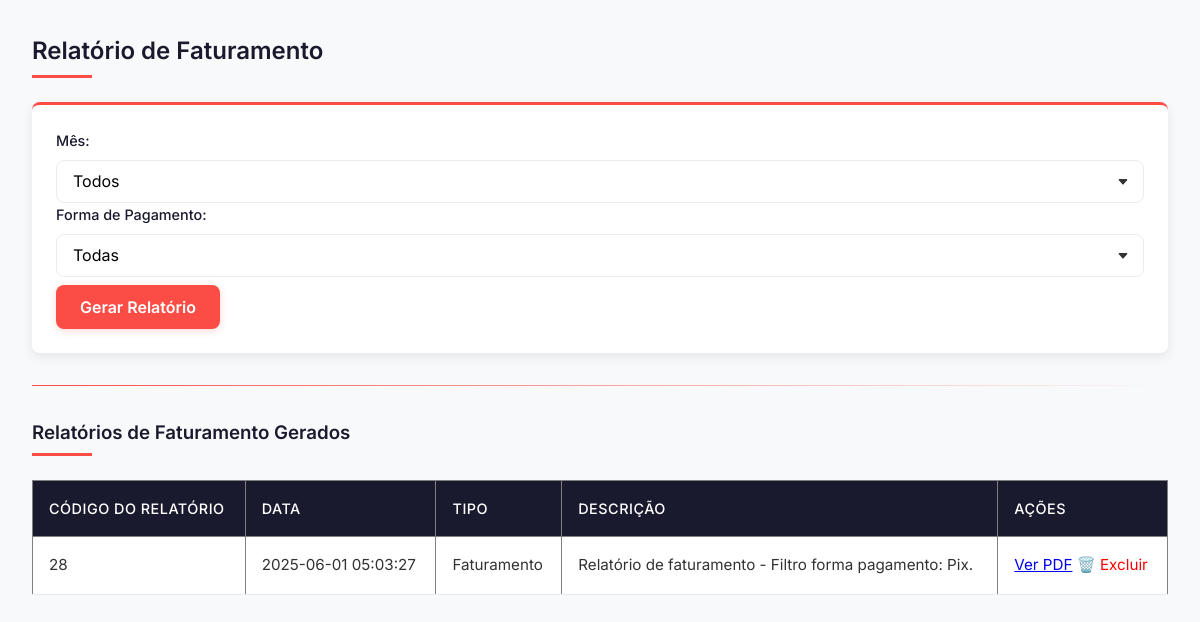
The page /gestor/relatorio/faturamento/filtro_faturamento.php on the database as committed earlier.
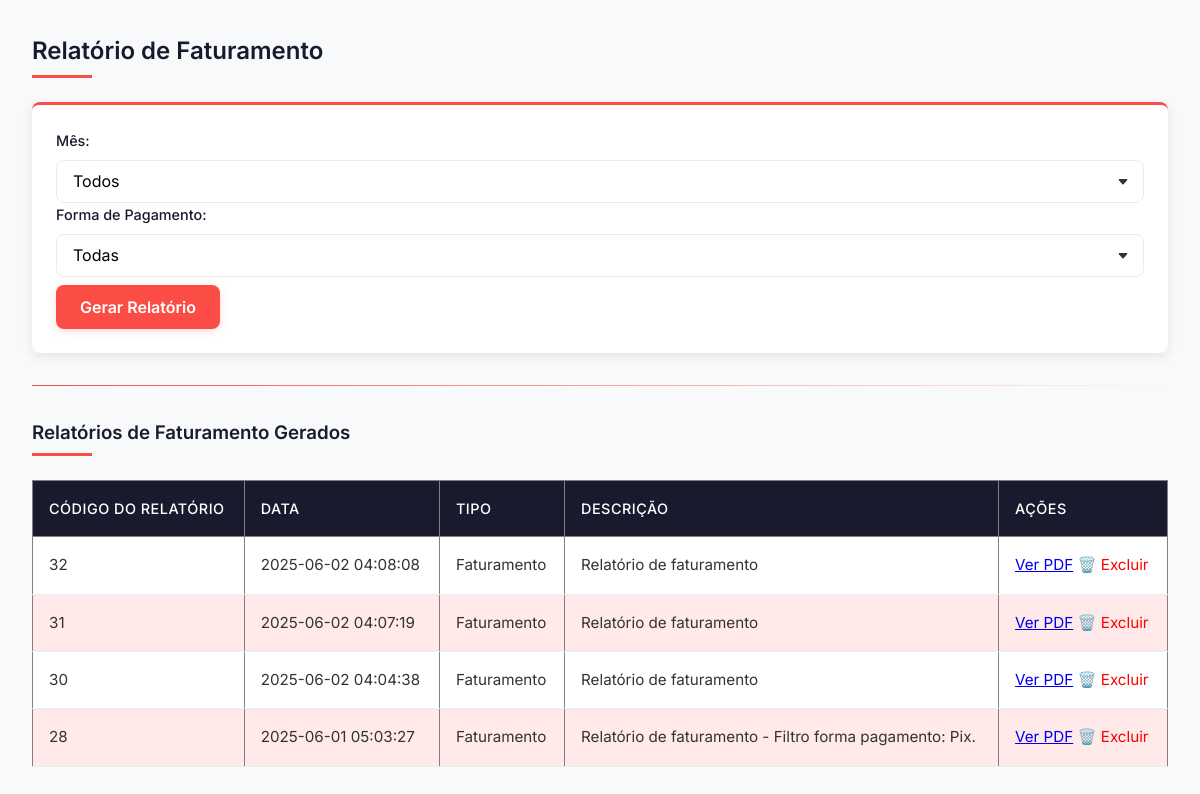
The same page on the database as committed later.
### tables this page shows
CREATE TABLE `relatorio` (
  `ID_Relatorio` int(11) NOT NULL,
  `Data_Relatorio` datetime NOT NULL,
  `Tipo_Relatorio` varchar(45) NOT NULL,
  `Descricao` text NOT NULL,
  `Arquivo` varchar(255) DEFAULT NULL
);

### gestor/relatorio/faturamento/filtro_faturamento.php (the view, shortened to what this page needs)
<?php
require_once '../../../config/config.php';
$sql = "SELECT * FROM relatorio WHERE Tipo_Relatorio = 'Faturamento' ORDER BY Data_Relatorio DESC";
$stmt = $pdo->prepare($sql);
$stmt->execute();
$relatorios = $stmt->fetchAll(PDO::FETCH_ASSOC);
?>
<!DOCTYPE html>
<html lang="pt-br">
<head>
</head>
<body>
<h2>Relatório de Faturamento</h2>
<form method="GET" action="relatorio_faturamento_pdf.php">
    <label for="mes">Mês:</label>
    <select name="mes" id="mes">
        <option value="">Todos</option>
    </select>
    <label for="forma_pagamento">Forma de Pagamento:</label>
    <select name="forma_pagamento" id="forma_pagamento">
        <option value="">Todas</option>
    </select>
    <button type="submit">Gerar Relatório</button>
</form>
<hr>
<h3>Relatórios de Faturamento Gerados</h3>
<table border="1" cellpadding="5" cellspacing="0" style="border-collapse: collapse; width: 100%;">
    <thead>
        <tr>
            <th>Código do Relatório</th>
            <th>Data</th>
            <th>Tipo</th>
            <th>Descrição</th>
            <th>Ações</th>
        </tr>
    </thead>
    <tbody>
        <?php if (count($relatorios) > 0): ?>
            <?php foreach ($relatorios as $rel): ?>
                <tr>
                    <td><?= htmlspecialchars($rel['ID_Relatorio']) ?></td>
                    <td><?= htmlspecialchars($rel['Data_Relatorio']) ?></td>
                    <td><?= htmlspecialchars($rel['Tipo_Relatorio']) ?></td>
                    <td><?= htmlspecialchars($rel['Descricao']) ?></td>
                    <td>
                        <a href="/HOTEL/relatorios/faturamento/<?= htmlspecialchars($rel['Arquivo']) ?>" target="_blank">Ver PDF</a>
                        <a href="../../actions/excluir_relatorio.php?id=<?= $rel['ID_Relatorio'] ?>"
                           onclick="return confirm('Tem certeza que deseja excluir este relatório?')"
                           style="color: red; text-decoration: none;">
                            🗑️ Excluir
                        </a>
                    </td>
                </tr>
            <?php endforeach; ?>
        <?php else: ?>
            <tr><td colspan="5" style="text-align: center;">Nenhum relatório gerado ainda.</td></tr>
        <?php endif; ?>
    </tbody>
</table>
</body>
</html>

### gestor/relatorio/faturamento/filtro_faturamento.php (style rules this page uses)
:root { --primary: #FB4D46; --primary-light: #FFE9E9; --primary-dark: #E04141; --dark: #1A1A2E; --light: #F8F9FA; --gray: #E9ECEF; --text: #333333; --text-light: #6C757D; --border-radius: 8px; --box-shadow: 0 4px 12px rgba(0, 0, 0, 0.08); --transition: all 0.3s ease; }
* { margin: 0; padding: 0; box-sizing: border-box; font-family: 'Inter', sans-serif; }
body { background-color: var(--light); color: var(--text); line-height: 1.6; padding: 2rem; }
h2, h3 { color: var(--dark); font-weight: 600; margin-bottom: 1.5rem; position: relative; padding-bottom: 0.5rem; }
h2::after, h3::after { content: ''; position: absolute; bottom: 0; left: 0; width: 60px; height: 3px; background-color: var(--primary); }
hr { border: 0; height: 1px; background: linear-gradient(to right, var(--primary), transparent); margin: 2rem 0; }
form { background-color: white; padding: 1.5rem; border-radius: var(--border-radius); box-shadow: var(--box-shadow); margin-bottom: 2rem; border-top: 3px solid var(--primary); }
label { display: block; margin-bottom: 0.5rem; font-weight: 500; color: var(--dark); font-size: 0.9rem; }
select { width: 100%; padding: 0.75rem 1rem; border: 1px solid var(--gray); border-radius: var(--border-radius); font-size: 1rem; transition: var(--transition); background-color: white; appearance: none; background-repeat: no-repeat; background-position: right 0.75rem center; background-size: 16px 12px; }
button[type="submit"] { background-color: var(--primary); color: white; border: none; padding: 0.75rem 1.5rem; border-radius: var(--border-radius); font-weight: 600; cursor: pointer; transition: var(--transition); box-shadow: 0 2px 8px rgba(251, 77, 70, 0.2); font-size: 1rem; margin-top: 0.5rem; }
table { width: 100%; border-collapse: collapse; background-color: white; }
thead th { background-color: var(--dark); color: white; padding: 1rem; text-align: left; font-weight: 500; font-size: 0.9rem; text-transform: uppercase; letter-spacing: 0.5px; }
tbody tr { transition: var(--transition); border-bottom: 1px solid var(--gray); }
tbody tr:nth-child(even) { background-color: var(--primary-light); }
tbody td { padding: 1rem; font-size: 0.95rem; }

Rows that differ between the two databases and show on the page:
added relatorio: ID_Relatorio "32", Data_Relatorio "2025-06-02 04:08:08", Tipo_Relatorio "Faturamento", Descricao "Relatório de faturamento"
added relatorio: ID_Relatorio "31", Data_Relatorio "2025-06-02 04:07:19", Tipo_Relatorio "Faturamento", Descricao "Relatório de faturamento"
added relatorio: ID_Relatorio "30", Data_Relatorio "2025-06-02 04:04:38", Tipo_Relatorio "Faturamento", Descricao "Relatório de faturamento"
